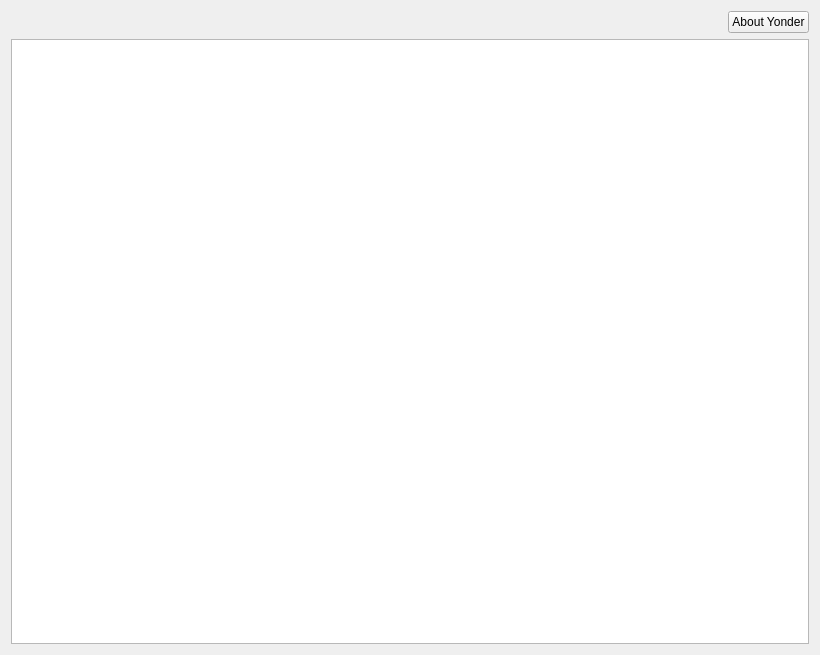
<?xml version="1.0" encoding="UTF-8"?>
<ui version="4.0">
 <class>FrameHelp</class>
 <widget class="QWidget" name="FrameHelp">
  <property name="geometry">
   <rect>
    <x>0</x>
    <y>0</y>
    <width>820</width>
    <height>655</height>
   </rect>
  </property>
  <property name="windowTitle">
   <string>Form</string>
  </property>
  <layout class="QVBoxLayout" name="verticalLayout_2">
   <item>
    <layout class="QVBoxLayout" name="verticalLayout">
     <item>
      <layout class="QHBoxLayout" name="horizontalLayout">
       <item>
        <spacer name="horizontalSpacer">
         <property name="orientation">
          <enum>Qt::Horizontal</enum>
         </property>
         <property name="sizeHint" stdset="0">
          <size>
           <width>40</width>
           <height>20</height>
          </size>
         </property>
        </spacer>
       </item>
       <item>
        <widget class="QPushButton" name="about_button">
         <property name="text">
          <string>About Yonder</string>
         </property>
        </widget>
       </item>
      </layout>
     </item>
     <item>
      <widget class="QTextBrowser" name="helpBrowser">
       <property name="font">
        <font>
         <pointsize>12</pointsize>
        </font>
       </property>
       <property name="autoFormatting">
        <set>QTextEdit::AutoBulletList</set>
       </property>
       <property name="source">
        <url>
         <string>qrc:/manual/index.htm</string>
        </url>
       </property>
       <property name="openExternalLinks">
        <bool>true</bool>
       </property>
      </widget>
     </item>
    </layout>
   </item>
  </layout>
 </widget>
 <resources/>
 <connections/>
</ui>
